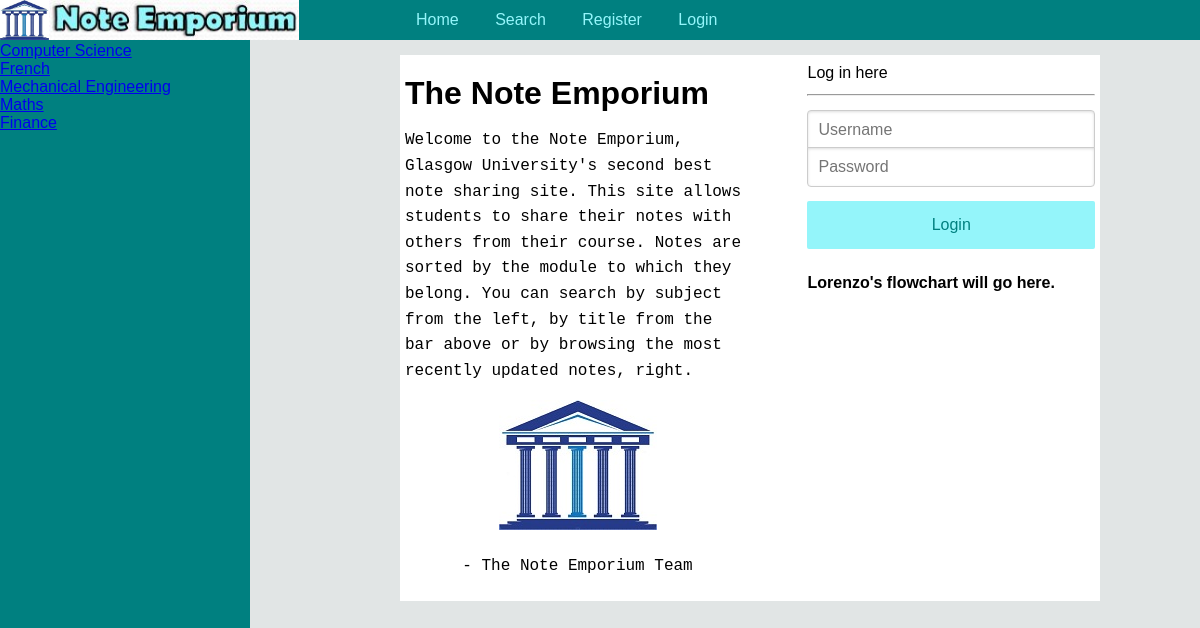
The app's page /note/ with its own data.
### note/models.py (models this page shows, shortened)
class Subject(models.Model):
    subjectTitle = models.CharField(max_length=128, unique=True)
    slug = models.SlugField(unique=True)

### note/views.py (the view)
def index(request):
    response = render(request, 'noteemp/index.html',)
    return response

### note/templatetags/note_extras.py (called while the page is built)
@register.inclusion_tag('noteemp/subs.html')
def get_subject_list(sub=None):
    return {'subs': Subject.objects.all(), 'act_sub': sub}

### templates/noteemp/index.html (shortened to what this page needs)
{% extends 'base.html' %}
{% load staticfiles %}
{% block content %}
<body>
<div class="pure-g">
    <div class="pure-u-1-2">
    <h1>The Note Emporium</h1>
    <p style="font-family:Courier">Welcome to the Note Emporium, Glasgow University's second best note sharing site.
    This site allows students to share their notes with others from their course.
    Notes are sorted by the module to which they belong. You can search by subject
    from the left, by title from the bar above or by browsing the most recently updated notes, right.</p>
    <center><img src="{% static "images/smallPartOfLogo.jpg" %}",width = "100px", height = "100%"
     alt="emporium logo"/><br><p style="font-family:Courier"> - The Note Emporium Team</p></center>
    </div>
    <div class="pure-u-1-12"></div>
    <div class="pure-u-5-12">
        {% if user.is_authenticated %}
        User details here?
        {{ user.get_username }}
        {% else %}
        <legend>Log in here</legend>
        <hr>
        <form method="post" class="pure-form" action="/note/login/">
            <fieldset class="pure-group">
                <input type="text" class="pure-input-1" placeholder="Username" name="username">
                <input type="password" class="pure-input-1" placeholder="Password" name="password">
            </fieldset>
            <button type="submit" class="pure-button pure-input-1 pure-button-primary">Login</button>
        </form>
        {% endif %}
        <h4>Lorenzo's flowchart will go here.</h4>
    </div>
</div>
</body>
{% endblock %}

### templates/noteemp/subs.html
{% if subs %}
    {% for s in subs %}
        {% if s == act_sub %} <li  class="active" > {% else %} <li>{% endif %}
            <a href="{% url 'subject'  s.slug %}">{{ s.subjectTitle }}</a></li>
    {% endfor %}
{% else %}
    <li> <strong >There are no subject present.</strong></li>
{% endif %}

### static/css/pure-min.css (style rules this page uses)
html { font-family:sans-serif;-ms-text-size-adjust:100%;-webkit-text-size-adjust:100% }
body { margin:0 }
a { background-color:transparent }
h1 { font-size:2em;margin:.67em 0 }
img { border:0 }
hr { -moz-box-sizing:content-box;box-sizing:content-box;height:0 }
button,input,optgroup,select,textarea { color:inherit;font:inherit;margin:0 }
button { overflow:visible }
button,select { text-transform:none }
button,html input[type=button],input[type=reset],input[type=submit] { -webkit-appearance:button;cursor:pointer }
input { line-height:normal }
fieldset { border:1px solid silver;margin:0 2px;padding:.35em .625em .75em }
legend { border:0;padding:0 }
.pure-g { letter-spacing:-.31em;*letter-spacing:normal;*word-spacing:-.43em;text-rendering:optimizespeed;font-family:FreeSans,Arimo,"Droid Sans",Helvetica,Arial,sans-serif;display:-webkit-flex;-webkit-flex-flow:row wrap;display:-ms-flexbox;-ms-flex-flow:row wrap;-ms-align-content:flex-start;-webkit-align-content:flex-start;align-content:flex-start }
.pure-g [class *="pure-u"] { font-family:sans-serif }
.pure-u-1,.pure-u-1-1,.pure-u-1-2,.pure-u-1-3,.pure-u-2-3,.pure-u-1-4,.pure-u-3-4,.pure-u-1-5,.pure-u-2-5,.pure-u-3-5,.pure-u-4-5,.pure-u-5-5,.pure-u-1-6,.pure-u-5-6,.pure-u-1-8,.pure-u-3-8,.pure-u-5-8,.pure-u-7-8,.pure-u-1-12,.pure-u-5-12,.pure-u-7-12,.pure-u-11-12,.pure-u-1-24,.pure-u-2-24,.pure-u-3-24,.pure-u-4-24,.pure-u-5-24,.pure-u-6-24,.pure-u-7-24,.pure-u-8-24,.pure-u-9-24,.pure-u-10-24,.pure-u-11-24,.pure-u-12-24,.pure-u-13-24,.pure-u-14-24,.pure-u-15-24,.pure-u-16-24,.pure-u-17-24,.pure-u-18-24,.pure-u-19-24,.pure-u-20-24,.pure-u-21-24,.pure-u-22-24,.pure-u-23-24,.pure-u-24-24 { display:inline-block;*display:inline;zoom:1;letter-spacing:normal;word-spacing:normal;vertical-align:top;text-rendering:auto }
.pure-u-1-12,.pure-u-2-24 { width:8.3333%;*width:8.3023% }
.pure-u-5-12,.pure-u-10-24 { width:41.6667%;*width:41.6357% }
.pure-u-1-2,.pure-u-12-24 { width:50%;*width:49.969% }
.pure-button { display:inline-block;zoom:1;line-height:normal;white-space:nowrap;vertical-align:middle;text-align:center;cursor:pointer;-webkit-user-drag:none;-webkit-user-select:none;-moz-user-select:none;-ms-user-select:none;user-select:none;-webkit-box-sizing:border-box;-moz-box-sizing:border-box;box-sizing:border-box }
.pure-button { font-family:inherit;font-size:100%;padding:.5em 1em;color:#444;color:rgba(0,0,0,.8);border:1px solid #999;border:0 rgba(0,0,0,0);background-color:#E6E6E6;text-decoration:none;border-radius:2px }
.pure-button-primary,.pure-button-selected,a.pure-button-primary,a.pure-button-selected { background-color:#0078e7;color:#fff }
.pure-form input[type=text],.pure-form input[type=password],.pure-form input[type=email],.pure-form input[type=url],.pure-form input[type=date],.pure-form input[type=month],.pure-form input[type=time],.pure-form input[type=datetime],.pure-form input[type=datetime-local],.pure-form input[type=week],.pure-form input[type=number],.pure-form input[type=search],.pure-form input[type=tel],.pure-form input[type=color],.pure-form select,.pure-form textarea { padding:.5em .6em;display:inline-block;border:1px solid #ccc;box-shadow:inset 0 1px 3px #ddd;border-radius:4px;vertical-align:middle;-webkit-box-sizing:border-box;-moz-box-sizing:border-box;box-sizing:border-box }
.pure-form fieldset { margin:0;padding:.35em 0 .75em;border:0 }
.pure-form .pure-group input,.pure-form .pure-group textarea { display:block;padding:10px;margin:0 0 -1px;border-radius:0;position:relative;top:-1px }
.pure-form .pure-group input:first-child,.pure-form .pure-group textarea:first-child { top:1px;border-radius:4px 4px 0 0;margin:0 }
.pure-form .pure-group input:last-child,.pure-form .pure-group textarea:last-child { top:-2px;border-radius:0 0 4px 4px;margin:0 }
.pure-form .pure-input-1 { width:100% }

### static/css/emporium_custom.css (style rules this page uses)
body { background: #E1E5E5; }
.pure-button { position: inherit; background: #94F5FA; color: #008080; padding: 15px; }

### records on screen
Subject: subjectTitle "Computer Science"
Subject: subjectTitle "French"
Subject: subjectTitle "Mechanical Engineering"
Subject: subjectTitle "Maths"
Subject: subjectTitle "Finance"
